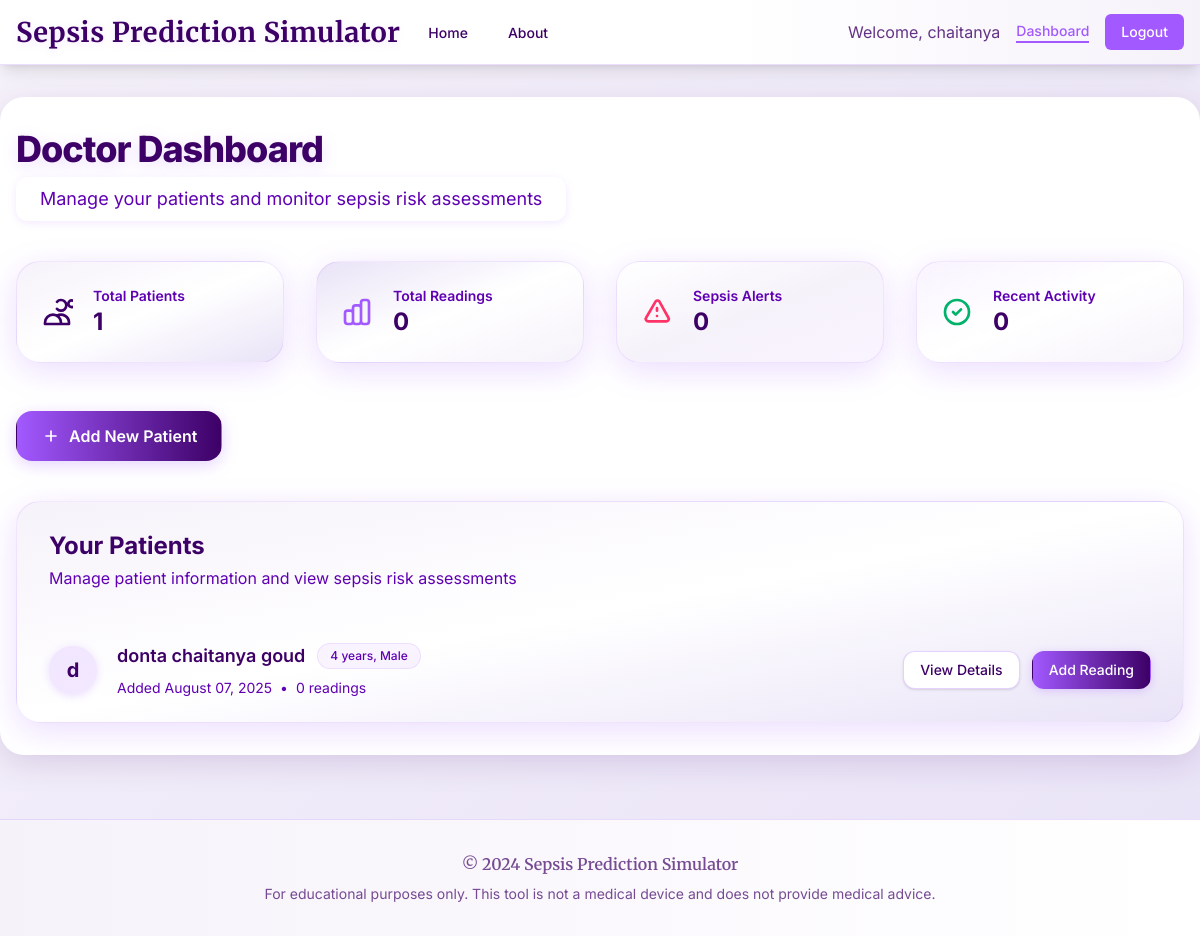
Page /dashboard (signed in) on the committed database.
### app.py (models this page shows)
class User(UserMixin, db.Model):
    id = db.Column(db.Integer, primary_key=True)
    email = db.Column(db.String(120), unique=True, nullable=False)
    name = db.Column(db.String(120), nullable=False)
    password_hash = db.Column(db.String(255), nullable=False)
    created_at = db.Column(db.DateTime, default=datetime.utcnow)
    patients = db.relationship('Patient', backref='doctor', lazy=True)

class Patient(db.Model):
    id = db.Column(db.Integer, primary_key=True)
    doctor_id = db.Column(db.Integer, db.ForeignKey('user.id'), nullable=False)
    name = db.Column(db.String(120), nullable=False)
    age = db.Column(db.Integer, nullable=False)
    gender = db.Column(db.String(10), nullable=False)
    created_at = db.Column(db.DateTime, default=datetime.utcnow)
    readings = db.relationship('Reading', backref='patient', lazy=True, order_by='Reading.timestamp.desc()')

### app.py (the view)
@app.route('/dashboard')
@doctor_required
def dashboard():
    patients = Patient.query.filter_by(doctor_id=current_user.id).all()
    return render_template('dashboard.html', patients=patients)

### app.py (called while the page is built)
@login_manager.user_loader
def load_user(user_id):
    return User.query.get(int(user_id))

def doctor_required(f):
    @wraps(f)
    def decorated_function(*args, **kwargs):
        if not current_user.is_authenticated:
            return redirect(url_for('login'))
        return f(*args, **kwargs)
    return decorated_function

### templates/dashboard.html (shortened to what this page needs)
{% extends "base.html" %}
{% block content %}
<div class="max-w-7xl mx-auto">
    <div class="mb-10">
        <h1 class="text-4xl font-extrabold" style="color: #3D0066; letter-spacing: -1px; text-shadow: 0 4px 16px #A259FF33;">
            Doctor Dashboard
        </h1>
        <p class="text-lg text-[#5F00B2] mt-2 bg-white inline-block px-6 py-2 rounded-xl shadow" style="box-shadow: 0 2px 8px 0 #A259FF22;">
            Manage your patients and monitor sepsis risk assessments
        </p>
    </div>
    <div class="grid grid-cols-1 md:grid-cols-4 gap-8 mb-12">
        <div class="bg-gradient-to-br from-[#f6f2fa] via-white to-[#e9e3f7] rounded-3xl shadow-2xl border border-[#A259FF22] transform hover:-translate-y-1 transition duration-200" style="box-shadow: 0 8px 32px 0 #A259FF33;">
            <div class="p-6">
                <div class="flex items-center">
                    <div class="flex-shrink-0">
                        <svg class="h-8 w-8 text-[#3D0066]" fill="none" stroke="currentColor" viewBox="0 0 24 24">
                            <path stroke-linecap="round" stroke-linejoin="round" stroke-width="2" d="M12 4.354a4 4 0 110 5.292M15 21H3v-1a6 6 0 0112 0v1zm0 0h6v-1a6 6 0 00-9-5.197m13.5-9a2.5 2.5 0 11-5 0 2.5 2.5 0 015 0z"></path>
                        </svg>
                    </div>
                    <div class="ml-5 w-0 flex-1">
                        <dl>
                            <dt class="text-sm font-semibold text-[#5F00B2] truncate">Total Patients</dt>
                            <dd class="text-2xl font-bold" style="color: #3D0066;">{{ patients|length }}</dd>
                        </dl>
                    </div>
                </div>
            </div>
        </div>
        <div class="bg-gradient-to-br from-[#e9e3f7] via-white to-[#f6f2fa] rounded-3xl shadow-2xl border border-[#A259FF22] transform hover:-translate-y-1 transition duration-200" style="box-shadow: 0 8px 32px 0 #A259FF33;">
            <div class="p-6">
                <div class="flex items-center">
                    <div class="flex-shrink-0">
                    </div>
                    <div class="ml-5 w-0 flex-1">
                        <dl>
                            <dt class="text-sm font-semibold text-[#5F00B2] truncate">Total Readings</dt>
                            <dd class="text-2xl font-bold" style="color: #3D0066;">
                                {% set total_readings = namespace(value=0) %}
                                {% for patient in patients %}
                                    {% set total_readings.value = total_readings.value + patient.readings|length %}
                                {% endfor %}
                                {{ total_readings.value }}
                            </dd>
                        </dl>
                    </div>
                </div>
            </div>
        </div>
        <div class="bg-gradient-to-br from-[#fff] via-[#f6f2fa] to-[#A259FF11] rounded-3xl shadow-2xl border border-[#A259FF22] transform hover:-translate-y-1 transition duration-200" style="box-shadow: 0 8px 32px 0 #A259FF33;">
            <div class="p-6">
                <div class="flex items-center">
                    <div class="flex-shrink-0">
                        <svg class="h-8 w-8 text-[#FF3366]" fill="none" stroke="currentColor" viewBox="0 0 24 24">
                            <path stroke-linecap="round" stroke-linejoin="round" stroke-width="2" d="M12 9v2m0 4h.01m-6.938 4h13.856c1.54 0 2.502-1.667 1.732-2.5L13.732 4c-.77-.833-1.964-.833-2.732 0L3.732 16.5c-.77.833.192 2.5 1.732 2.5z"></path>
                        </svg>
                    </div>
                    <div class="ml-5 w-0 flex-1">
                        <dl>
                            <dt class="text-sm font-semibold text-[#5F00B2] truncate">Sepsis Alerts</dt>
                            <dd class="text-2xl font-bold" style="color: #3D0066;">
                                {% set sepsis_count = namespace(value=0) %}
                                {% for patient in patients %}
                                    {% for reading in patient.readings %}
                                        {% if reading.prediction %}
                                            {% set sepsis_count.value = sepsis_count.value + 1 %}
                                        {% endif %}
                                    {% endfor %}
                                {% endfor %}
                                {{ sepsis_count.value }}
                            </dd>
                        </dl>
                    </div>
                </div>
            </div>
        </div>
        <div class="bg-gradient-to-br from-[#A259FF11] via-white to-[#f6f2fa] rounded-3xl shadow-2xl border border-[#A259FF22] transform hover:-translate-y-1 transition duration-200" style="box-shadow: 0 8px 32px 0 #A259FF33;">
            <div class="p-6">
                <div class="flex items-center">
                    <div class="flex-shrink-0">
                        <svg class="h-8 w-8 text-[#00B26A]" fill="none" stroke="currentColor" viewBox="0 0 24 24">
                            <path stroke-linecap="round" stroke-linejoin="round" stroke-width="2" d="M9 12l2 2 4-4m6 2a9 9 0 11-18 0 9 9 0 0118 0z"></path>
                        </svg>
                    </div>
                    <div class="ml-5 w-0 flex-1">
                        <dl>
                            <dt class="text-sm font-semibold text-[#5F00B2] truncate">Recent Activity</dt>
                            <dd class="text-2xl font-bold" style="color: #3D0066;">
                                {% set recent_count = namespace(value=0) %}
                                {% for patient in patients %}
                                    {% for reading in patient.readings[:1] %}
                                        {% set recent_count.value = recent_count.value + 1 %}
                                    {% endfor %}
                                {% endfor %}
                                {{ recent_count.value }}
                            </dd>
                        </dl>
                    </div>
                </div>
            </div>
        </div>
    </div>
    <div class="mb-10">
        <a href="{{ url_for('new_patient') }}"
           class="inline-flex items-center px-6 py-3 border border-transparent text-base font-semibold rounded-2xl shadow-lg text-white transition hover:opacity-90"
           style="background: linear-gradient(90deg, #A259FF 0%, #3D0066 100%); box-shadow: 0 4px 16px 0 #A259FF44;">
            <svg class="h-5 w-5 mr-2" fill="none" stroke="currentColor" viewBox="0 0 24 24">
                <path stroke-linecap="round" stroke-linejoin="round" stroke-width="2" d="M12 6v6m0 0v6m0-6h6m-6 0H6"></path>
            </svg>
            Add New Patient
        </a>
    </div>
    <div class="bg-gradient-to-br from-[#f6f2fa] via-white to-[#e9e3f7] shadow-2xl border border-[#A259FF22] sm:rounded-3xl" style="box-shadow: 0 8px 32px 0 #A259FF33;">
        <div class="px-6 py-7 sm:px-8">
            <h3 class="text-2xl font-bold" style="color: #3D0066;">Your Patients</h3>
            <p class="mt-1 max-w-2xl text-base text-[#5F00B2]">Manage patient information and view sepsis risk assessments</p>
        </div>
        {% if patients and patients|length > 0 %}
            <ul class="divide-y divide-[#A259FF22]">
                {% for patient in patients %}
                <li>
                    <div class="px-6 py-6 sm:px-8">
                        <div class="flex items-center justify-between">
                            <div class="flex items-center">
                                <div class="flex-shrink-0">
                                    <div class="h-12 w-12 rounded-full bg-[#A259FF22] flex items-center justify-center shadow" style="box-shadow: 0 2px 8px 0 #A259FF33;">
                                        <span class="text-[#3D0066] font-bold text-xl">
                                            {{ patient.name[0]|default('?', true) }}
                                        </span>
                                    </div>
                                </div>
                                <div class="ml-5">
                                    <div class="flex items-center">
                                        <p class="text-lg font-semibold" style="color: #3D0066;">{{ patient.name }}</p>
                                        <span class="ml-3 inline-flex items-center px-3 py-1 rounded-full text-xs font-medium bg-[#A259FF11] text-[#5F00B2] border border-[#A259FF22]">
                                            {{ patient.age }} years, {{ patient.gender }}
                                        </span>
                                    </div>
                                    <div class="mt-2 flex items-center text-sm text-[#5F00B2]">
                                        <p>
                                            Added
                                            {% if patient.created_at %}
                                                {{ patient.created_at.strftime('%B %d, %Y') }}
                                            {% else %}
                                                Unknown date
                                            {% endif %}
                                        </p>
                                        <span class="mx-2">•</span>
                                        <p>{{ patient.readings|length }} readings</p>
                                    </div>
                                </div>
                            </div>
                            <div class="flex items-center space-x-3">
                                <a href="{{ url_for('patient_detail', patient_id=patient.id) }}"
                                   class="inline-flex items-center px-4 py-2 border border-[#A259FF44] shadow text-sm font-medium rounded-xl text-[#3D0066] bg-white hover:bg-[#f6f2fa] focus:outline-none focus:ring-2 focus:ring-offset-2 focus:ring-[#A259FF] transition">
                                    View Details
                                </a>
                                <a href="{{ url_for('new_reading', patient_id=patient.id) }}"
                                   class="inline-flex items-center px-4 py-2 border border-transparent text-sm font-medium rounded-xl text-white transition hover:opacity-90"
                                   style="background: linear-gradient(90deg, #A259FF 0%, #3D0066 100%); box-shadow: 0 2px 8px 0 #A259FF44;">
                                    Add Reading
                                </a>
                            </div>
                        </div>
                    </div>
                </li>
                {% endfor %}
            </ul>
        {% endif %}
    </div>
</div>
{% endblock %}

### templates/base.html (shortened to what this page needs)
<!DOCTYPE html>
<html lang="en">
<head>
    <script src="https://cdn.tailwindcss.com"></script>
</head>
<body class="bg-[#f6f2fa] text-[#2A004D] min-h-screen">
    <nav class="nav-bg shadow-lg border-b border-[#A259FF]/20">
        <div class="max-w-7xl mx-auto px-4">
            <div class="flex justify-between h-16">
                <div class="flex">
                    <div class="flex-shrink-0 flex items-center">
                        <a href="{{ url_for('home') }}" class="official-title">
                            Sepsis Prediction Simulator
                        </a>
                    </div>
                    <div class="hidden sm:ml-6 sm:flex sm:space-x-8">
                        <a href="{{ url_for('home') }}" class="nav-link inline-flex items-center px-1 pt-1 border-b-2 border-transparent text-sm font-medium {% if request.endpoint == 'home' %}active{% endif %}">
                            Home
                        </a>
                        <a href="{{ url_for('about') }}" class="nav-link inline-flex items-center px-1 pt-1 border-b-2 border-transparent text-sm font-medium {% if request.endpoint == 'about' %}active{% endif %}">
                            About
                        </a>
                    </div>
                </div>
                <div class="hidden sm:ml-6 sm:flex sm:items-center">
                    {% if current_user.is_authenticated %}
                        <div class="flex items-center space-x-4">
                            <span class="text-[#3D0066]/80">Welcome, {{ current_user.name }}</span>
                            <a href="{{ url_for('dashboard') }}" class="nav-link text-sm font-medium {% if request.endpoint == 'dashboard' %}active{% endif %}">
                                Dashboard
                            </a>
                            <a href="{{ url_for('logout') }}" class="bg-[#A259FF] text-white px-4 py-2 rounded-md text-sm font-medium hover:bg-[#3D0066] transition">
                                Logout
                            </a>
                        </div>
                    {% endif %}
                </div>
            </div>
        </div>
    </nav>
    <main class="max-w-7xl mx-auto px-4 py-8 mt-8 mb-8">
        {% block content %}{% endblock %}
    </main>
    <footer class="border-t border-[#A259FF]/20 mt-16">
        <div class="max-w-7xl mx-auto px-4 py-8">
            <div class="text-center text-[#3D0066]/70">
                <p class="font-semibold" style="font-family: 'Merriweather', 'Times New Roman', Times, serif;">&copy; 2024 Sepsis Prediction Simulator</p>
                <p class="mt-2 text-sm">For educational purposes only. This tool is not a medical device and does not provide medical advice.</p>
            </div>
        </div>
    </footer>
</body>
</html>

### templates/base.html (style rules this page uses)
body { font-family: 'Inter', sans-serif; background: linear-gradient(135deg, #f6f2fa 0%, #e9e3f7 100%); color: #2A004D; }
.official-title { font-family: 'Merriweather', 'Times New Roman', Times, serif; font-weight: 700; font-size: 1.7rem; letter-spacing: 0.5px; color: #3D0066; text-shadow: 0 2px 8px #A259FF22, 0 1px 0 #fff; }
.nav-link { color: #3D0066; font-weight: 500; transition: color 0.2s, border-color 0.2s; }
.nav-link:hover, .nav-link.active { color: #A259FF; border-bottom: 2px solid #A259FF; }
.nav-bg { background: linear-gradient(90deg, #fff 60%, #f6f2fa 100%); }
main { background: #fff; border-radius: 1.5rem; box-shadow: 0 8px 32px 0 #3D006622; }
footer { background: linear-gradient(90deg, #f6f2fa 0%, #fff 100%); }

### rows in the picture
User: name "chaitanya"
Patient: name "d", name "donta chaitanya goud", age "4", gender "Male", created_at "August 07, 2025", readings|length "0"

### other values in the picture
{{ patients|length }} "1"
{{ total_readings.value }} "0"
{{ sepsis_count.value }} "0"
{{ recent_count.value }} "0"
